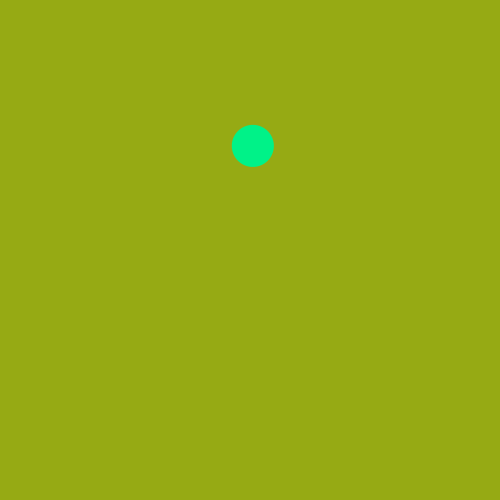
Frame 1 (no input)
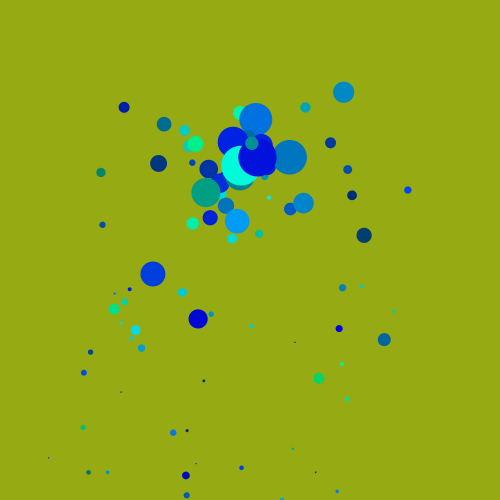
Frame 60 (the mouse pressed at the canvas centre just before this capture)
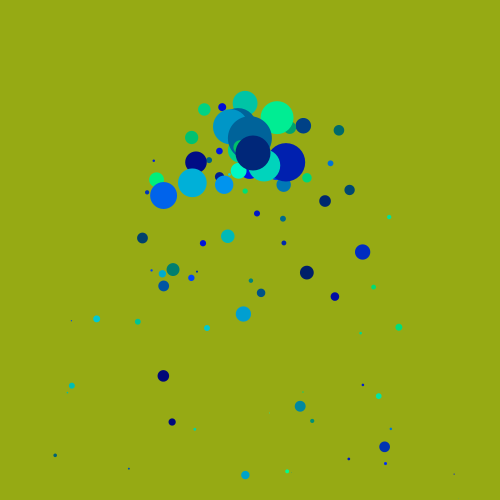
Frame 120 (the mouse held since frame 60 and released just before this capture)

The Processing sketch that drew these frames (run headless with seeded random() and noise(); from frame 60 on, the mouse is pressed at the canvas centre):

// Processing sketch: processing_49537
// ── processing_49537.pde

Particle [] pickles = new Particle [0];  


void setup() {
  size (500, 500);
  smooth ();
  noStroke ();

  // for(int i=0; i<pickles.length; i++) {
  //   pickles [i] = new Particle ();

  //}
}

void draw() {

  //clear the backgorund
  background (150, 170, 20);

  //adding a new particle into the array
  pickles = (Particle[])append(pickles, new Particle());

  //draw all the particles

  for (int i=0; i<pickles.length; i++) {

    pickles[i].update ();
  }
  //check to see if I have more than 10 particles and if so...

  if (pickles.length>10) {
    pickles = (Particle[])append(pickles, new Particle());
  }
}

class Particle {

  //position properties for our particle
  float x;
  float y;

  //velocity is the change in position every frame
  float velX;
  float velY;
  
  float drag;
  
  //color of the particle
  color c;
  

  float particleSize;
  
  float shrink;
  
  float gravity;

  //constructor: this is a special that is 
  //called whenever a Particle is instantiated.
  Particle () {


    // set the x and the y position to be the middle of the screen.
    x = width/2;
    y = height/2;


    // set the velocity to be a random number between 
    // -10 and 10 in both x and y directions.
    velX = random (-10, 10);
    velY = random (-10, 10);


    drag = 0.96;
    
    c = color(0,random (0,255), random (100, 255));
    particleSize = random (10, 50);
    
    
    //size
    
    shrink = 0.95;
    
    gravity = 0.5;
  }

  void update () {

    //velX = *0.9

    //short version

    velX*=drag;
    velY*=drag;

    //add gravity
    velY+= gravity;

    //add the velocity to the position 
    x+= velX;
    y+= velY; 
   
   //se dividi cambia la dimensione 
    particleSize *= shrink;
    
    




    //set the fill colour and draw the particle
    fill (c);
    ellipse (x, y-100, particleSize, particleSize);
  }
}


                
                                
